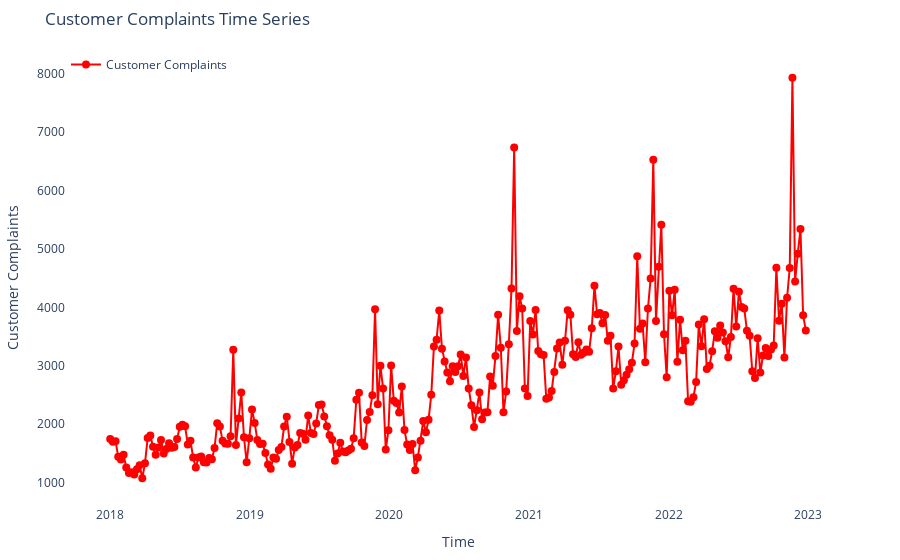

Here is the notebook cell this chart was saved with:
### Markdown cell above
#### The events do not have raised in number of complaints, so there can be some other external factors also ,as in this data we are limited to only few external factors.

### Code cell
fig = go.Figure()
fig.add_trace(go.Scatter(x=df.index, 
                         y=df['complaints'], 
                         mode='lines+markers',  # Adding markers
                         line=dict(color='red', width=2),  
                         marker=dict(symbol='circle', size=8),  
                         name='Customer Complaints'))  

fig.update_layout(title='Customer Complaints Time Series',  
                  xaxis=dict(title='Time'),  
                  yaxis=dict(title='Customer Complaints'),  
                  plot_bgcolor='rgba(0,0,0,0)', showlegend=True, legend=dict(x=0, y=1),  
                  hovermode='x unified', margin=dict(l=50, r=50, t=50, b=50),  
                  xaxis_showgrid=True,  yaxis_showgrid=True) 
fig.show()

### Figure 1 — Plotly figure (JSON) as saved in the notebook; plotly's stock layout.template omitted (floating-point values rounded to 4 significant figures; data arrays with more than 128 entries replaced by an {"elided": "..."} marker saying what was removed)
{"data": [{"line": {"color": "red", "width": 2}, "marker": {"size": 8, "symbol": "circle"}, "mode": "lines+markers", "name": "Customer Complaints", "type": "scatter", "x": {"elided": "261 str values"}, "y": {"elided": "261 int values"}}], "layout": {"autosize": true, "hovermode": "x unified", "legend": {"x": 0, "y": 1}, "margin": {"b": 50, "l": 50, "r": 50, "t": 50}, "plot_bgcolor": "rgba(0, 0, 0, 0)", "showlegend": true, "title": {"text": "Customer Complaints Time Series"}, "xaxis": {"autorange": true, "range": ["2017-09-10 07:54:17.574", "2023-04-17 16:05:42.426"], "showgrid": true, "title": {"text": "Time"}, "type": "date"}, "yaxis": {"autorange": true, "range": [524.9, 8483.0], "showgrid": true, "title": {"text": "Customer Complaints"}, "type": "linear"}}}
